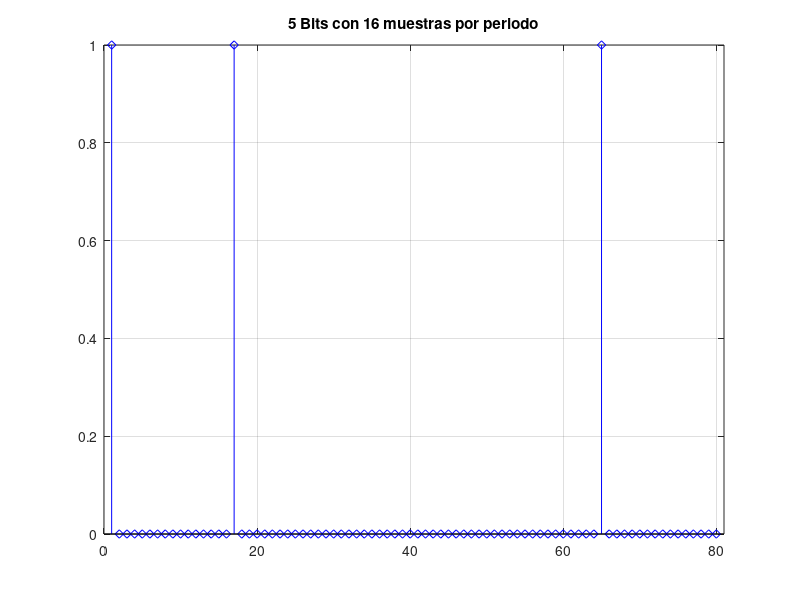

MATLAB code to generate this figure: (Note: this script raises an error after producing the figure.)
%%%%%%%%%%%%%%%%%%%%%%%%%%%%%%%%%%%%%%%%%%%%%%%%%%%%%%%%
%%% Clase PAM, banda-base, banda-pasante
%%%%%%%%%%%%%%%%%%%%%%%%%%%%%%%%%%%%%%%%%%%%%%%%%%%%%%%%

clear all; close all; clc;

M = 2;            %Número de niveles
Rsym = 5e6;       %Tasa de Símbolo (Bit)
Fc = 10e6;        %Frecuencia de Portadora
Fs = 8 * Fc;      %Frecuencia de Muestreo
sps = Fs/Rsym;    %Número de muestras por símbolo
span = 16;        %Expansión del filtro
NoBits = 1024;    %Número de Bits
rng default

%%%%%%%%%%%%%%%%%%%%%%%%%%%%%%%%%%%%%%%%%%%%%%%%%%%%%%%%%%%%%%%%%%%%%%
%1. Bits
bits = randi([0 M-1],NoBits,1);
bits_up = upsample(bits,sps);
figure, stem(bits_up(1:5*sps),'db'),
axis([0 5*sps+1 0 inf]), grid on, 
title(['5 Bits con ',num2str(sps),' muestras por periodo']);

%%%%%%%%%%%%%%%%%%%%%%%%%%%%%%%%%%%%%%%%%%%%%%%%%%%%%%%%%%%%%%%%%%%%%%%%
%2. Fitro para Forma de Pulso: Raíz de Coseno Realzado 
fig = 1; filtro = zeros(1,span*sps+1,5);
for roff = 0:0.25:1                          % La variación es el Roll-Off
    filtro(:,:,fig) = rcosdesign(roff,span,sps);
    fig = fig+1;
end
figure, 
plot(filtro(:,:,1),'-ob'),    %Roll-Off = 0.0
axis([0 length(filtro(:,:,1)) min(min(filtro))-0.1 max(max(filtro))+0.1]), grid on, hold on, 
title('Respuesta al Impulso RRC'); 
plot(filtro(:,:,3),'-sk'),    %Roll-Off = 0.5
plot(filtro(:,:,5),'-hr'),    %Roll-Off = 1.0
legend('roll-off = 0.0','roll-off = 0.5','roll-off = 1.0');

% fvtool(filtro(:,:,3), 'Analysis', 'impulse') % MatlabTool Respuesta Impulso

%%%%%%%%%%%%%%%%%%%%%%%%%%%%%%%%%%%%%%%%%%%%%%%%%%%%%%%%%%%%%%%%%%%%%%
%3. Forma de Pulso (Pulse Shaping)

%3.1. Pulse Shaping, Roll-Off = 0.0
Pulses_0p0 = upfirdn(bits,filtro(:,:,1),sps);   %Con sobre-muestreo de sps muestras por simbolo
Pulses_0p0 = Pulses_0p0 - mean(Pulses_0p0);
Pulses_0p0_recortado = Pulses_0p0(span*sps+1:end-span*sps); %Se eliminan los primeros y últimos símbolos
%figure, plot(Pulses_0p0_recortado,'-d'); grid on; title('Forma de Pulso, Roll-Off = 0.0');

%3.2. Pulse Shaping, Roll-Off = 0.25
Pulses_0p25 = upfirdn(bits,filtro(:,:,2),sps);   %Con sobre-muestreo de sps muestras por simbolo
Pulses_0p25 = Pulses_0p25 - mean(Pulses_0p25);
Pulses_0p25_recortado = Pulses_0p25(span*sps+1:end-span*sps); %Se eliminan los primeros y últimos símbolos
%figure, plot(Pulses_0p25_recortado,'-d'); grid on; title('Forma de Pulso, Roll-Off = 0.25');

%%%%%%%%%%%%%%%%%%%%%%%%%%%%%%%%%%%%%%%%%%%%%%%%%%%%%%%%%%%%%%%%%%%%%%%%
%4. Función de Matlab para calcular el Diagrama de Ojo

%4.1. Función de Matlab
eyediagram(Pulses_0p0_recortado(1:end-1),1*sps); grid on;

figure,
%4.2. Función "Paso a Paso"
for m = sps/2:sps:length(Pulses_0p0_recortado)-sps
    plot(Pulses_0p0_recortado(m:m+sps),'-o'), hold on; grid on;
    title('Diagrama de Ojo - "Paso a Paso"');
end

%%%%%%%%%%%%%%%%%%%%%%%%%%%%%%%%%%%%%%%%%%%%%%%%%%%%%%%%%%%%%%%%%%%%%%%%
%5. Modulación Banda Pasante

%5.1. Generación de portadora - Seno
NoBits_BP = (length(Pulses_0p25_recortado)-1)/sps;  %Número Bits Procesados
t = (0:1/Fs:(NoBits_BP/Rsym)-1/Fs).';
carrier = sqrt(2)*exp(1i*2*pi*Fc*t);   %Generada como una Exponencial

%5.2. Modulación 
Pulses_0p25_up = (Pulses_0p25_recortado(1:end-1)).*real(carrier);  %Banda Pasante
Pulses_0p25_BB = Pulses_0p25_recortado(1:end-1);

%%%%%%%%%%%%%%%%%%%%%%%%%%%%%%%%%%%%%%%%%%%%%%%%%%%%%%%%%%%%%%%%%%%%%%
%6. Espectro de Potencia, PAM Banda Base

SA = dsp.SpectrumAnalyzer('SampleRate',Fs,'Method','Filter bank',...
    'SpectrumType','Power','PlotAsTwoSidedSpectrum',true,...
    'ChannelNames',{'Power spectrum of the input'},'YLimits',[-100 20],'ShowLegend',true);

data = [];
for Iter = 1:3500
    Input = Pulses_0p25_up + Pulses_0p25_BB;
    NoisyInput = Input; 
    SA(NoisyInput);
     if SA.isNewDataReady
        data = [data;getSpectrumData(SA)];
     end
end
release(SA);